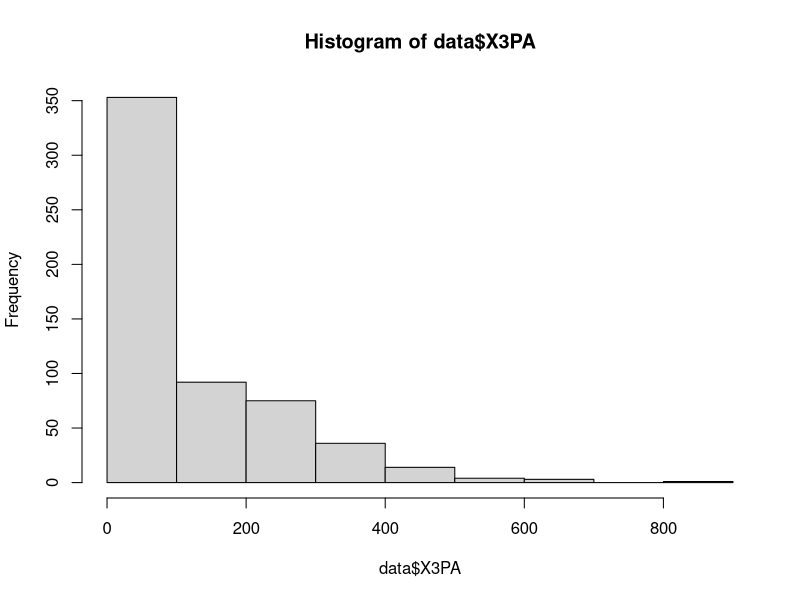
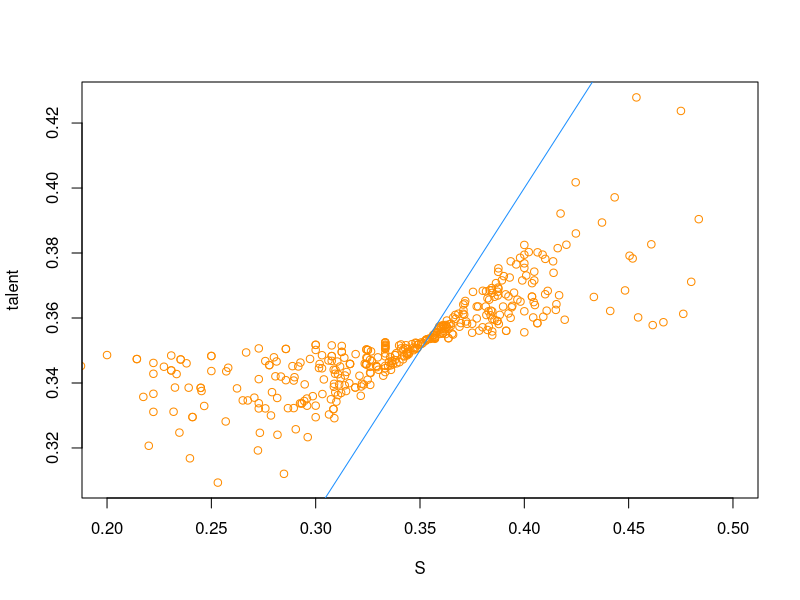
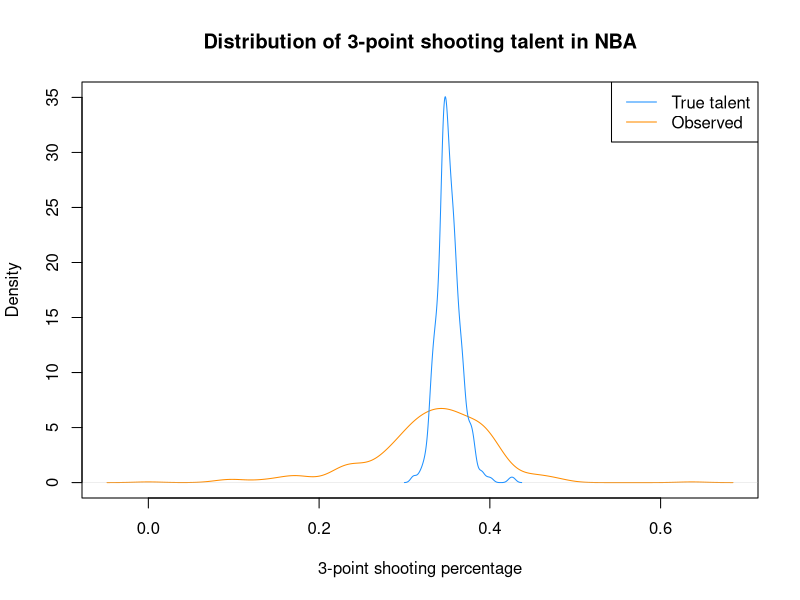

Write R code to recreate these figures, in order.
# First, read in the data.
data = read.csv('NBAtotals15-16.csv')

# How many players do we have?
nrow(data)


# Look at a histogram of 3-point attempts.
hist(data$X3PA)

# How many players have at least 10 attempts?
sum(data$X3PA > 9)

# Only consider players with at least 10 attempts.
subset = data$X3PA > 9


# Extract numbers of 3-point makes and attempts for each player.
makes = data$X3P[subset]
attempts = data$X3PA[subset]
names(makes) = names(attempts) = data$Player[subset]


# Compute the statistic (3-point percentage) for everyone.
S = makes/attempts

# Estimate the league-average 3-point shooting percentage.
muT = sum(makes)/sum(attempts)
print(muT)


# Compute the variance due to luck for each player.
# Since this is a binomial variable, we just need to use the appropriate
# formula.
sigma2L = muT*(1-muT)/attempts


# Initialize our estimate of population variance to be zero.
sigma2T = 0


# Repeatedly update our estimate using the equation from Wednesday.
for (i in 1:100000) {
    weight = 1/(2*(sigma2T + sigma2L)^2)
    sigma2T = sum(weight*((S - muT)^2 - sigma2L))/sum(weight)
}
print(sigma2T)


# What is the estimated standard deviation in true talent 3-point percentage?
sqrt(sigma2T)


# Regress the statitics toward the mean using the equation from Monday.
talent = (muT/sigma2T + S/sigma2L)/(1/sigma2T + 1/sigma2L)


# Look at the top and bottom players by estimated true talent.
# This can be interpreted as a 3-point shooting percentage leaderboard,
# adjusted for number of attempts but without having to set a minimum number of
# attempts.
head(sort(talent, decreasing = TRUE))
tail(sort(talent, decreasing = TRUE))


# Plot estimated true talent vs. observed 3-point shooting percentage.
plot(S, talent, xlim = c(.2, .5), col = 'darkorange')
abline(0, 1, col = 'dodgerblue')


# Plot densities of observed and estimated true talent.
plot(density(S), ylim = c(0, 35), col = 'darkorange',
    main = 'Distribution of 3-point shooting talent in NBA',
    xlab = '3-point shooting percentage')
lines(density(talent), col = 'dodgerblue')
legend('topright', c('True talent', 'Observed'),
    col = c('dodgerblue', 'darkorange'), lty = 1)


#################### CHALLENGE ####################
# Instead of performing regression to the mean on the dataset as a whole,
# split the players by position and perform regression to the mean within each
# position group. Then plot estimated true talent versus observed 3-point
# shooting percentage for all players, using a different color for each
# position. If you accomplish this, send the figure in an email to Scott.
###################################################
